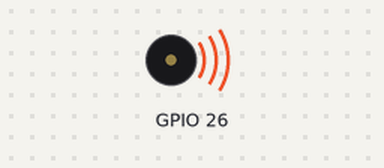
A sketch run on a simulated ESP32. Parts: buzzer (waves = sounding).

Above: at 0.5 s.
Timing chart, 0 to 4.6 s (numbered marks = the images above):
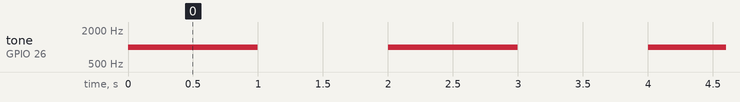

The sketch:

Buzzertest.ino
```cpp
void setup() {
  pinMode(26, OUTPUT);
}

void loop() {
  tone(26, 1000);   // 1000 Hz tone
  delay(1000);      // 1 second
  noTone(26);
  delay(1000);      // 1 second off
}
```

Measured:
- by itself, tone on GPIO 26: alternates 1000 Hz for 1.0 s and silent for 1.0 s
